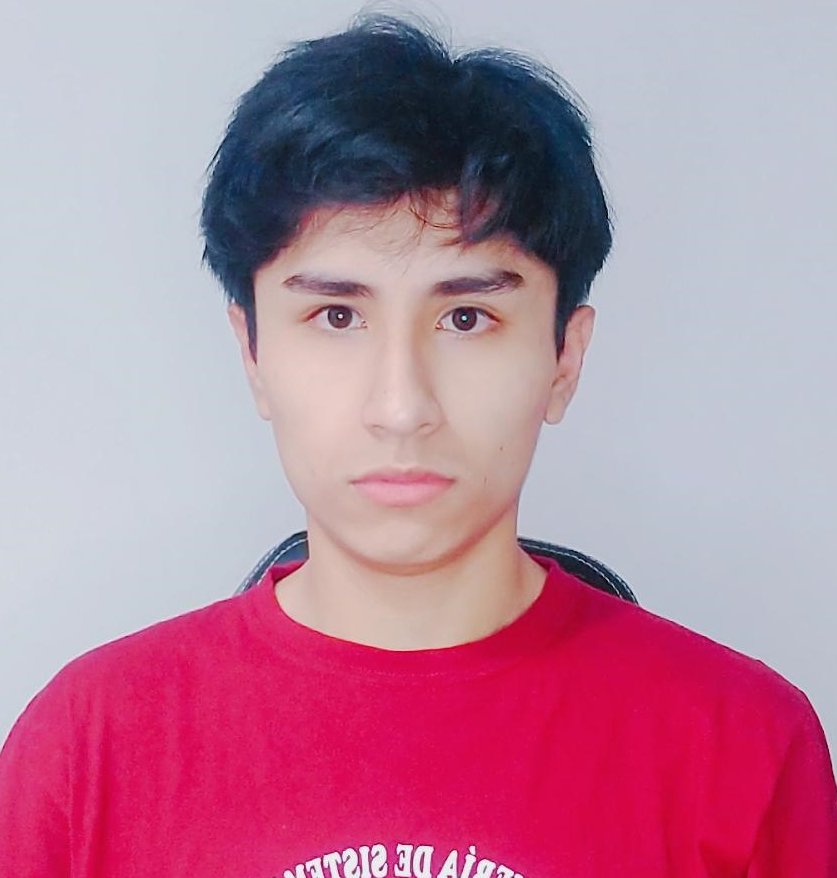
#> input picture kevin.png, 837 x 878 px
$ python main.py
#> lines starting #> are read from the running program, lines starting #| are printed output that depends on the picture
from PIL import Image
import numpy as np
import cv2

prueba = 'kevin.png'

def menu():
    menu = """
    ---------HOMEWORK 3: IMAGE TRANSFORMATIONS----------
    1.Mostrar canal rojo
    2.Reducir la resolución espacial a 72dpi
    3.Seleccionar canal y cambiar de la imagen a
      16 y 2 niveles de intensidad
    4.Rotar 90°
    5.Reflejar la imagen
    6.Aplicar una mascara circular al rostro
    7.Aplicar un efecto shear
    8.Aplicar filtros del 1-7
    Elija una opcion: """
    option = int(input(menu))
#> the answer given: 1
    if option == 1:
        img = cv2.imread(prueba)
#> img is the input picture: shape (878, 837, 3); mean B, G, R 156.4, 131, 184.7
        b, g, r = cv2.split(img)
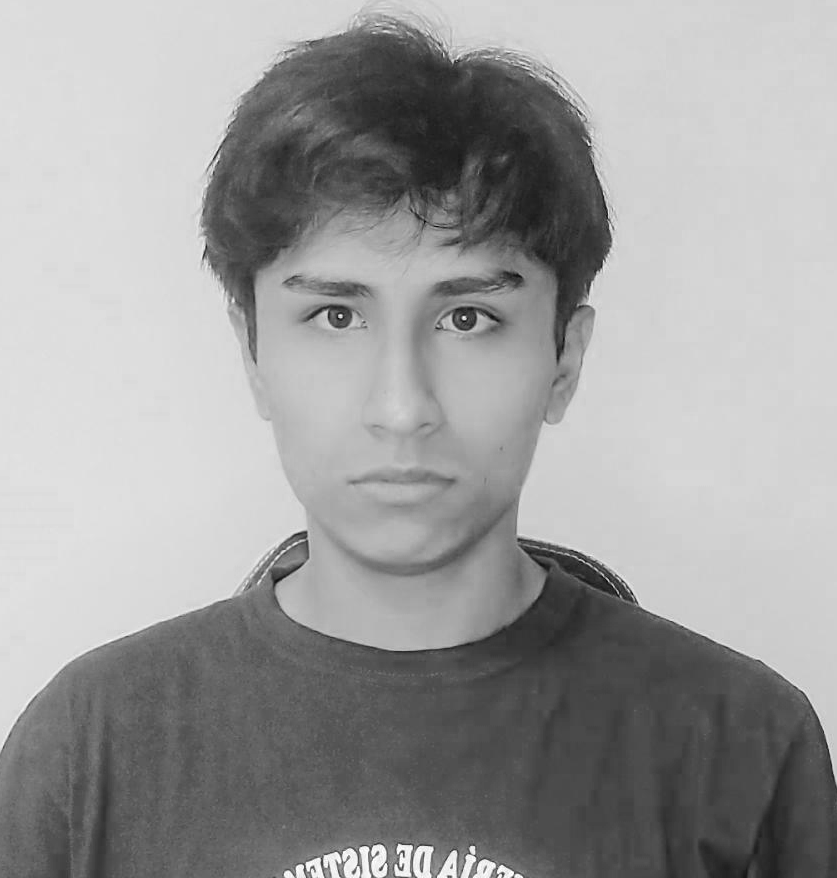
#> b: shape (878, 837); min 6, max 255, mean 156.4
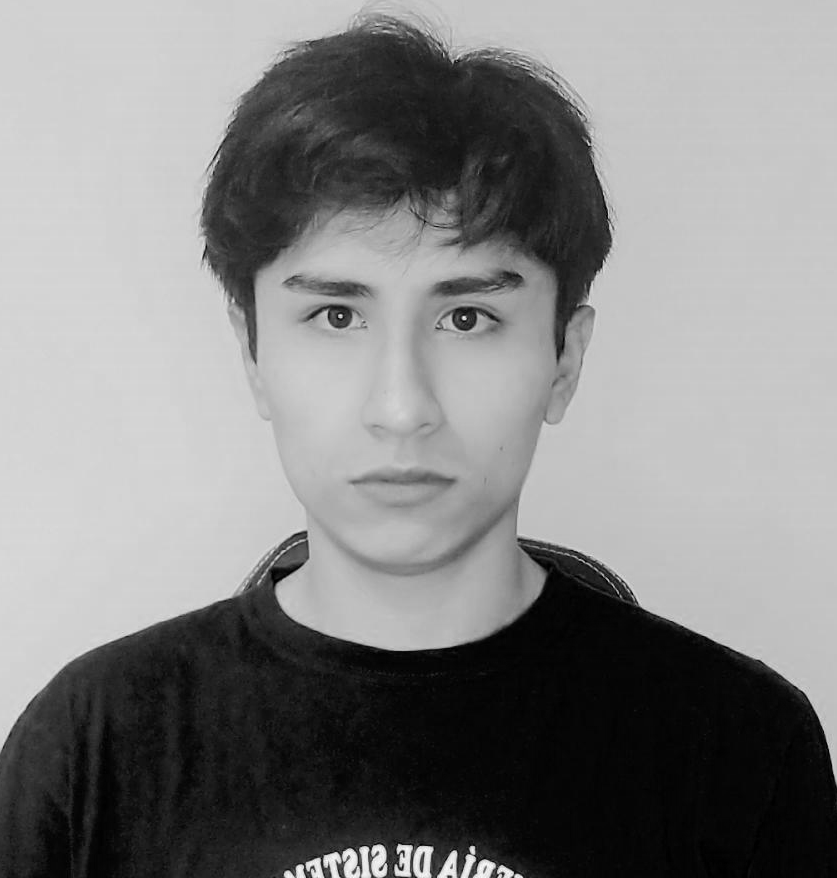
#> g: shape (878, 837); min 0, max 255, mean 131
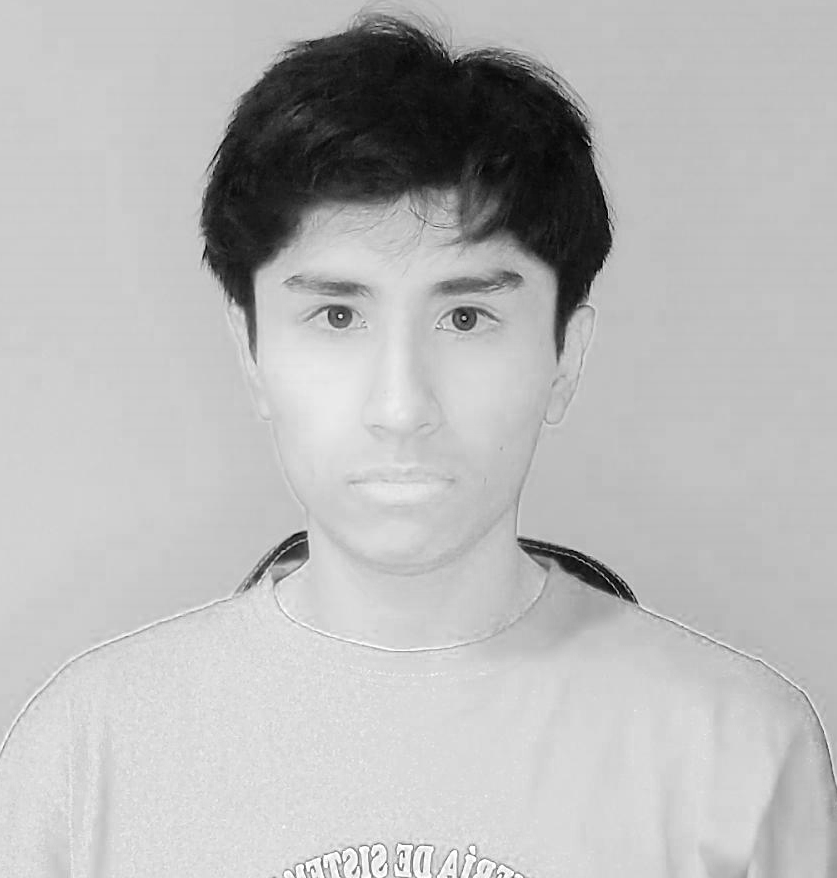
#> r: shape (878, 837); min 0, max 255, mean 184.7
        img[:,:,0]=0
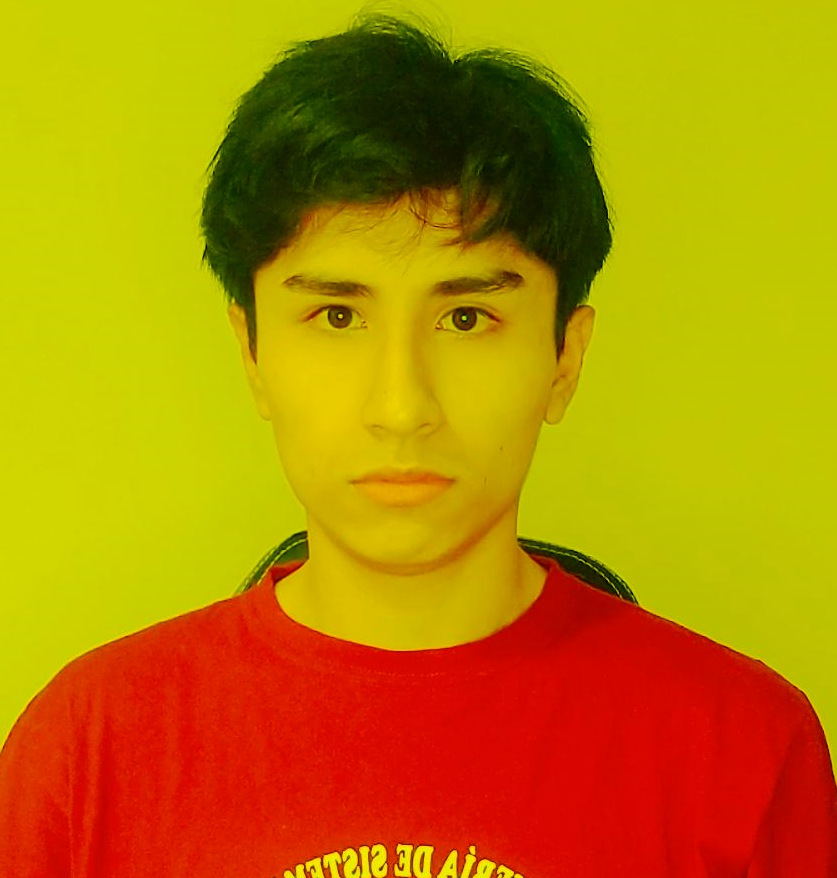
#> img: shape (878, 837, 3); mean B, G, R 0, 131, 184.7
        img[:,:,1]=0
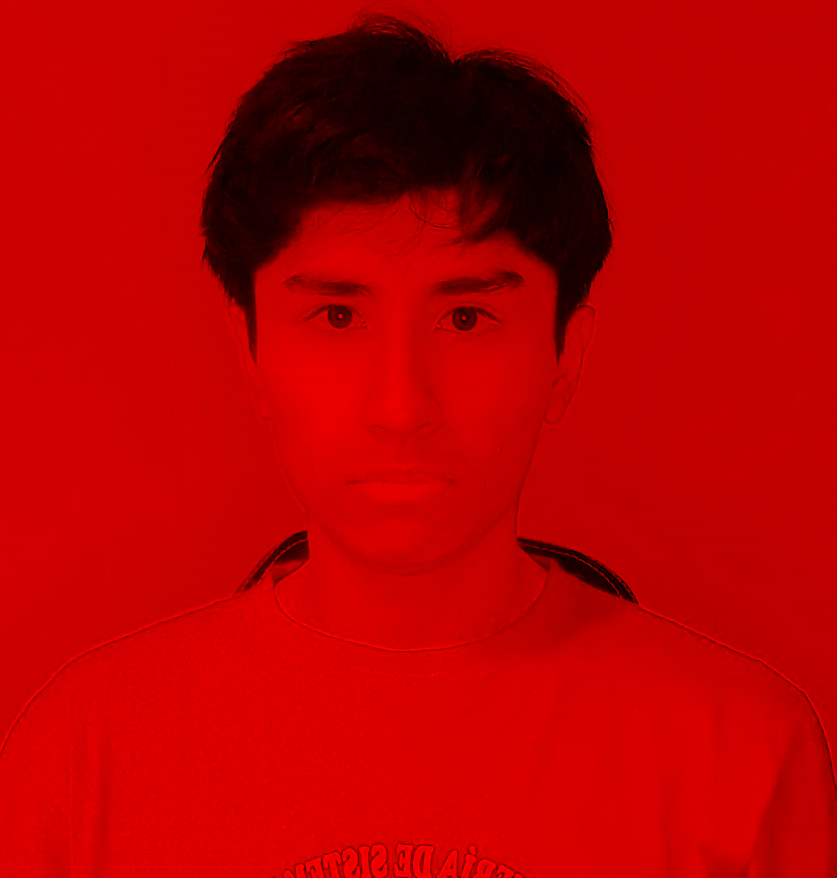
#> img: shape (878, 837, 3); mean B, G, R 0, 0, 184.7
        cv2.imshow('Red',img)
        cv2.waitKey(0)
        cv2.destroyAllWindows()
        cv2.imwrite("canal_rojo.png", img)
    elif option ==2:
        image = cv2.imread(prueba)
        #Reducir la resolución espacial a 72dpi
        image_ = Image.fromarray(image)
        image_.info['dpi'] = (72, 72)
        im_array = np.array(image_)
        cv2.imshow('Image_72', im_array)
        cv2.imwrite("Image_72.jpg", im_array)
        cv2.waitKey(0)
        cv2.destroyAllWindows()
    elif option ==3:
        im = Image.open(prueba)
        im_array = np.array(im)
        im_array16 = (im_array // 16)*  16
        im_16 = Image.fromarray(im_array16)
        im_16.save("imagen_16.png")
        im_16.show("imagen_16.png")
        im2 = im.convert('1')
        im2.save("imagen_2.png")
        im2.show("imagen_2.png")
    elif option ==4:
        image = cv2.imread(prueba)
        image_norm = cv2.rotate(image, cv2.ROTATE_90_CLOCKWISE)
        cv2.imshow('Rotated Image', image_norm)
        cv2.imwrite("Rotated Image.jpg", image_norm)
        cv2.waitKey(0)
        cv2.destroyAllWindows()

    elif option ==5:
        imagen = cv2.imread(prueba)
        flip0 = cv2.flip(imagen,1)
        cv2.imshow('Reflected Image',flip0)
        cv2.imwrite("Reflected Image.jpg", flip0)
        cv2.waitKey(0)

    elif option ==6:
        #Reconocimiento facial
        faceClassif = cv2.CascadeClassifier('haarcascade_frontalface_default.xml')
        img = cv2.imread(prueba)
        gray = cv2.cvtColor(img, cv2.COLOR_BGR2GRAY)

        faces = faceClassif.detectMultiScale(gray,
            scaleFactor=1.1,
            minNeighbors=5,
            minSize=(30,30),
            maxSize=(800,800))

        for (x,y,w,h) in faces:
            cv2.circle(img, (int(x + w/2), int(y + h/2)), int(h/2), (255, 0, 0), 2)

        cv2.imshow('Face detected Image',img)
        cv2.imwrite("Face detected Image.jpg", img)
        cv2.waitKey(0)

    elif option ==7:
        # Leer imagen
        img = cv2.imread(prueba)
        # Obtener las dimensiones de la imagen
        height, width = img.shape[:2]
        # Generar la matriz de transformación shear
        matrix = np.array([[1, 0.5, 0], [0, 1, 0]], dtype=np.float32)
        # Aplicar el efecto shear
        img_shear = cv2.warpAffine(img, matrix, (width, height))
        # Mostrar la imagen modificada
        cv2.imshow("Shear image", img_shear)
        cv2.imwrite("Shear image.jpg", img_shear)
        cv2.waitKey(0)
        cv2.destroyAllWindows()

    elif option ==8:
        #Reconocimiento facial
        faceClassif = cv2.CascadeClassifier('haarcascade_frontalface_default.xml')
        img = cv2.imread(prueba)
        gray = cv2.cvtColor(img, cv2.COLOR_BGR2GRAY)

        faces = faceClassif.detectMultiScale(gray,
            scaleFactor=1.1,
            minNeighbors=5,
            minSize=(30,30),
            maxSize=(800,800))

        for (x,y,w,h) in faces:
            cv2.circle(img, (int(x + w/2), int(y + h/2)), int(h/2), (255, 0, 0), 2)


        # Obtener las dimensiones de la imagen
        height, width = img.shape[:2]

        # Generar la matriz de transformación shear
        matrix = np.array([[1, 0.5, 0], [0, 1, 0]], dtype=np.float32)

        # Aplicar el efecto shear
        img_shear = cv2.warpAffine(img, matrix, (width, height))

        #Rotar la imagen 90°
        imgR = cv2.rotate(img_shear, cv2.ROTATE_90_CLOCKWISE)

        #Reflejar la imagen
        flip0 = cv2.flip(imgR,0)

        #Reducir la resolución espacial a 72dpi
        im_ = Image.fromarray(flip0)

        im_.info['dpi'] = (72, 72)

        #Mostrar canal rojo
        imge = np.array(im_)

        #Separar los canales de color de la imagen original
        b, g, r = cv2.split(imge)

        imge[:,:,0]=0
        imge[:,:,1]=0

        #Guardar la imagen modificada en disco duro
        cv2.imwrite("canal_rojo.png", imge)

        #convertir la imagen a un array numpy
        im_array = np.array(imge)

        #aplicar una función de escalamiento para reducir el número de niveles de intensidad a 16
        im_array16 = (im_array // 16)*  16

        #convertir el array numpy de nuevo a una imagen PIL
        im_16 = Image.fromarray(im_array16)

        #guardar la imagen con 16 niveles de intensidad
        im_16.save("prueba_16.png")

        ##Imagen a 2 niveles de intesidad
        im2 = im_.convert('1')

        #guardar la imagen para convertir a 2 niveles de intensidad
        im2.save("prueba_2.png")

        # Mostrar imagen final
        cv2.imshow("canal_rojo.png", imge)
        cv2.waitKey(0)

    else:
        print("Opcion no valida.")

if __name__ == "__main__":
    menu()

$ run again, with rosie.png copied over kevin.png
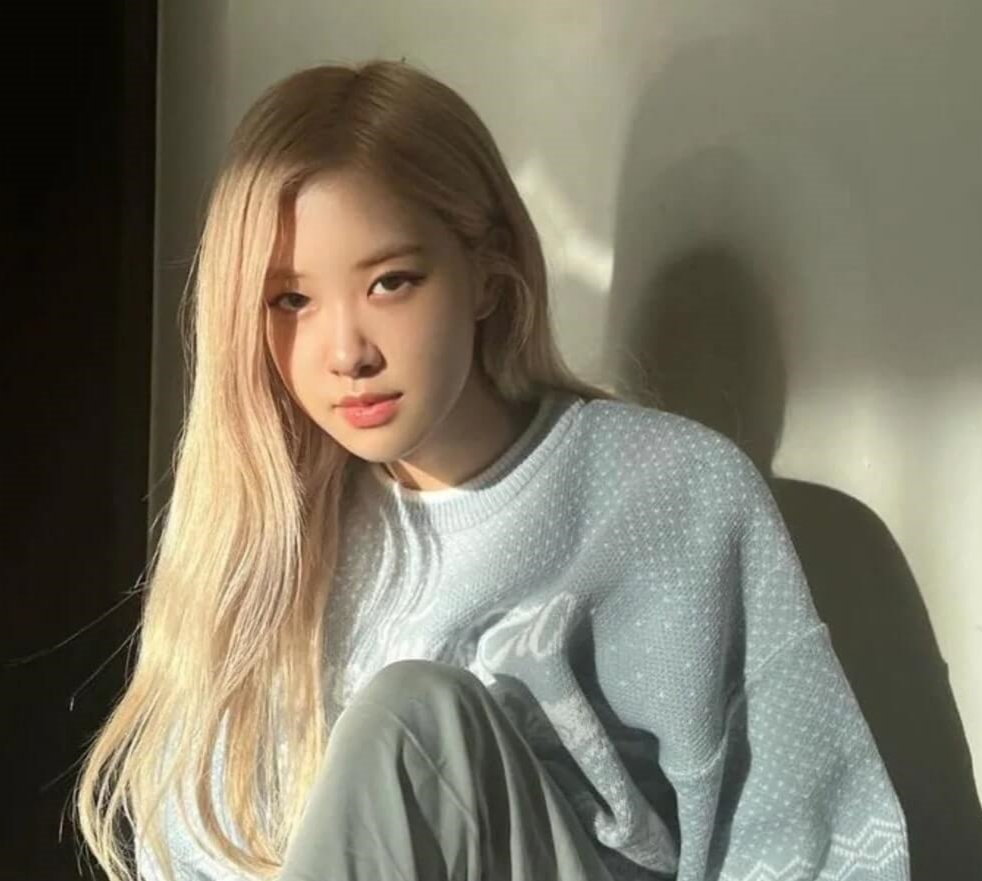
#> input picture rosie.png, 982 x 881 px
#> in menu, img is the input picture: shape (881, 982, 3); mean B, G, R 102.8, 119.6, 124.7
#> in menu, `b, g, r = cv2.split(img)`:
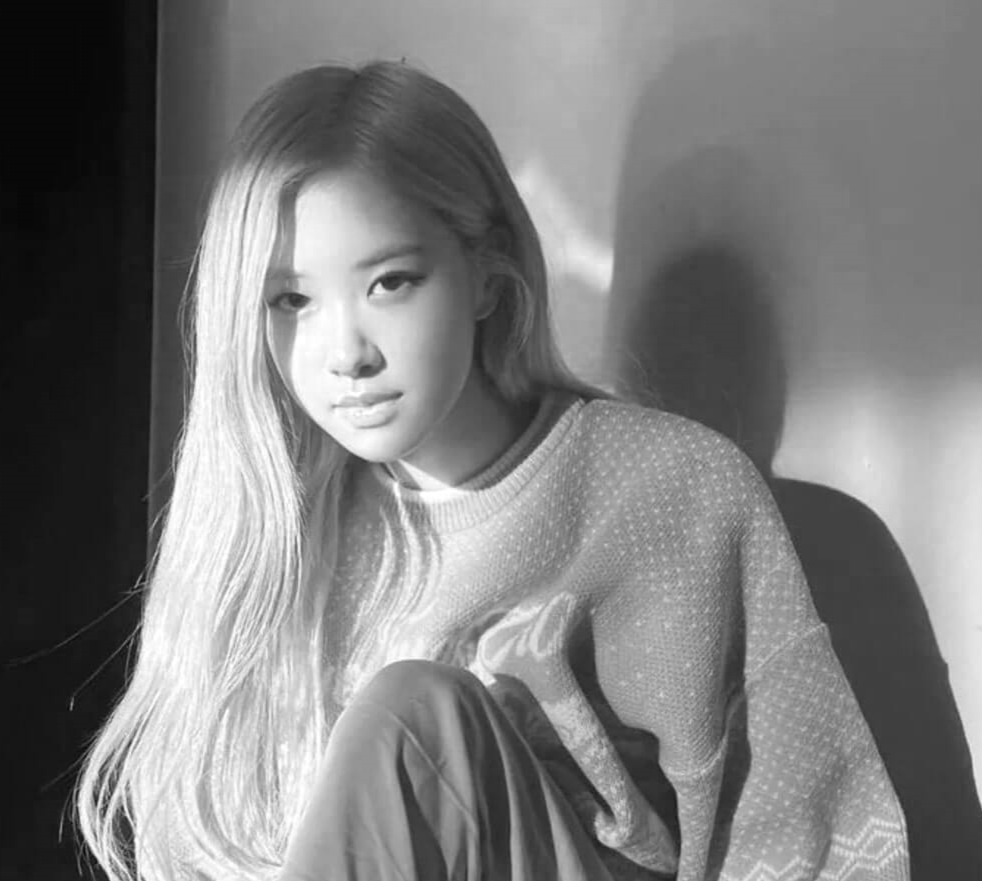
#> r: shape (881, 982); min 6, max 255, mean 124.7
#> in menu, `img[:,:,1]=0`:
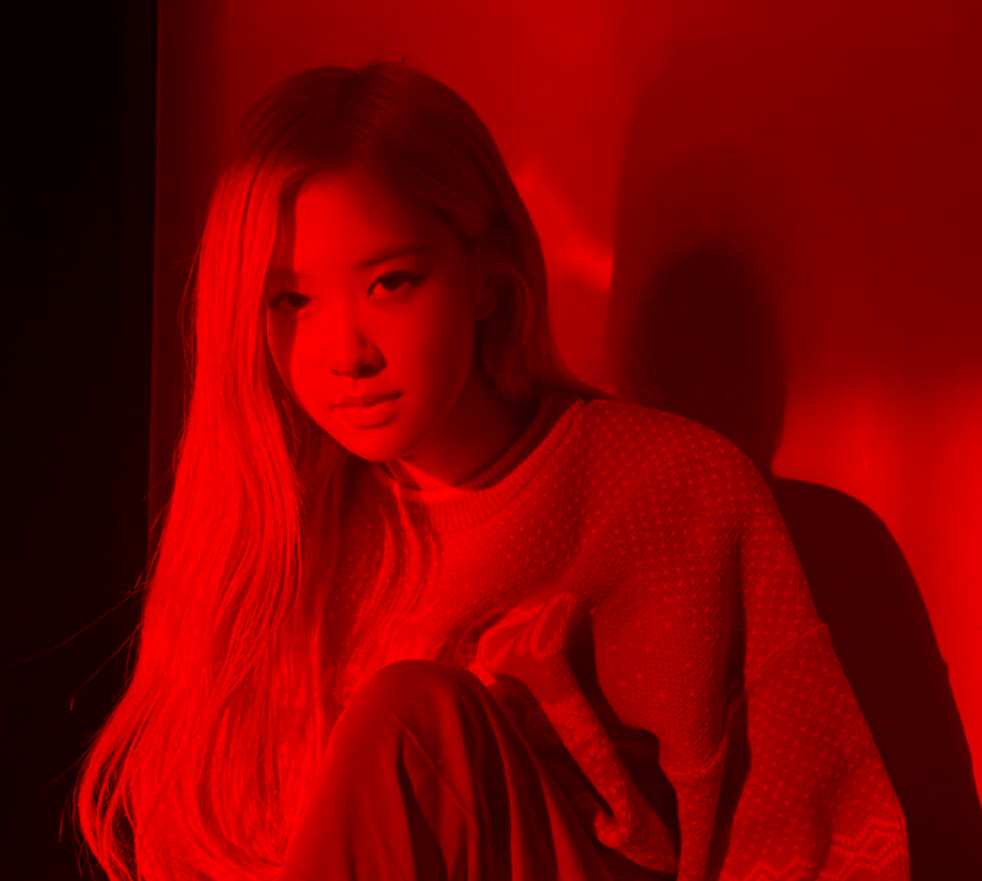
#> img: shape (881, 982, 3); mean B, G, R 0, 0, 124.7
